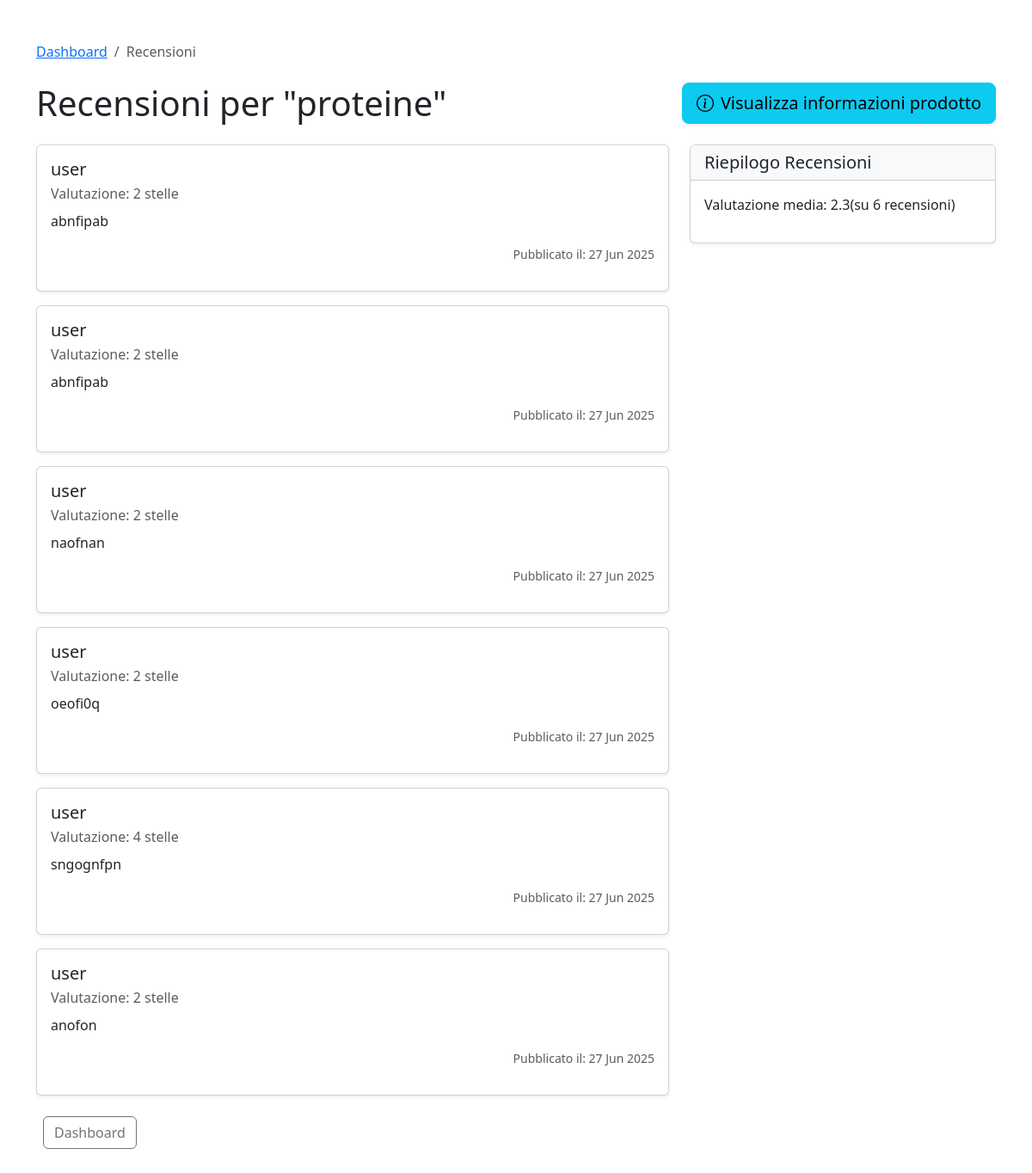
The app's page /review/see_reviews/1/ (signed in), older data.
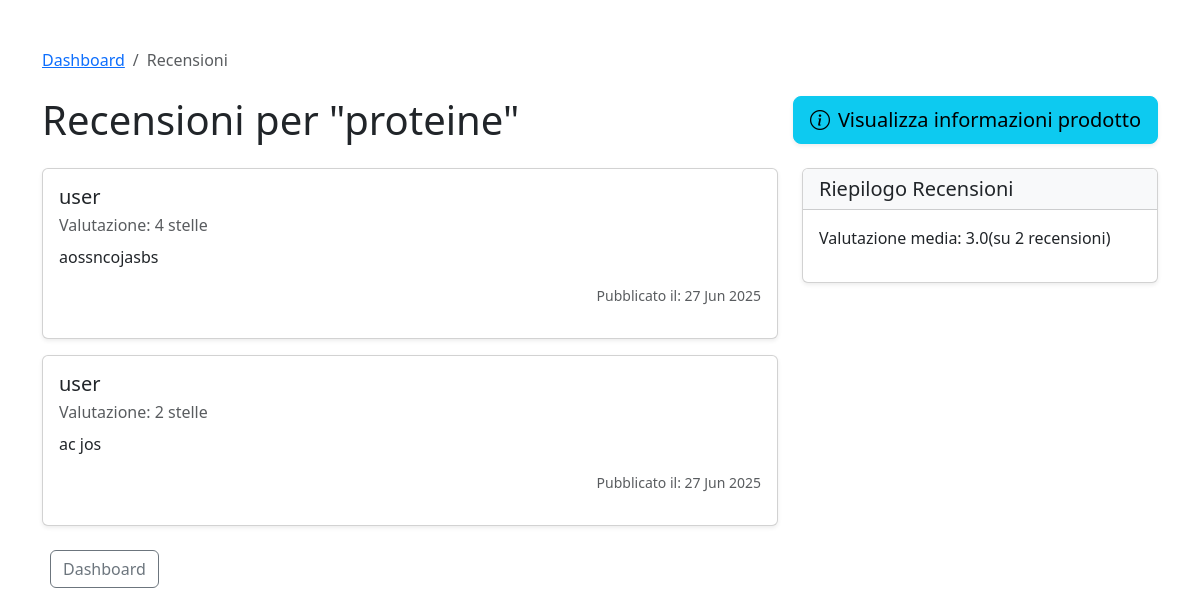
The same page, newer data.
### review/models.py (models this page shows, shortened)
class Review(models.Model):
    product = models.ForeignKey('products.Product', on_delete=models.CASCADE, related_name='reviews')
    user = models.ForeignKey('users.CustomUser', on_delete=models.CASCADE, related_name='reviews')
    rating = models.PositiveIntegerField(default=1)
    comment = models.TextField(blank=True, null=True)
    created_at = models.DateTimeField(auto_now_add=True)
    class Meta:
        permissions = (
            ('view_all_review', 'Can view all reviews'),
        )

### users/models.py (models this page shows, shortened)
class CustomUser(AbstractUser):
   phone_number = models.CharField(max_length=15, blank=True, null=True, validators=[
            RegexValidator(
                regex=r'^\+\d{2,3}\d{10}$',
                message="Il numero di telefono deve essere nel formato +CCXXXXXXXXXX o +CCCXXXXXXXXXX (prefisso di 2 o 3 cifre seguito da 10 cifre)."
            )
        ])
   payment_method = models.CharField(max_length=50, blank=True, null=True)
   favorite_list = models.ManyToManyField('products.Product', blank=True, related_name='favorited_by')
   objects = CustomUserManager()

### products/models.py (models this page shows, shortened)
class Product(models.Model):
    category = models.ManyToManyField(Category)  #todo: decide if meny-to-many or foreign key
    name = models.CharField(max_length=200, unique=True)
    description = models.TextField(blank=True)
    price = models.DecimalField(max_digits=10, decimal_places=2)
    stock = models.PositiveIntegerField()
    available = models.BooleanField(default=True)
    created = models.DateTimeField(auto_now_add=True)
    updated = models.DateTimeField(auto_now=True)  #todo: add the user who created the product
    image = models.ImageField(upload_to='product_images/', blank=True, null=True)
    added_by = models.ForeignKey('users.CustomUser', on_delete=models.SET_NULL, related_name='products_added', null=True, blank=True)
    modified_by = models.ForeignKey('users.CustomUser', on_delete=models.SET_NULL, related_name='products_modified', null=True, blank=True)
    class Meta:
        ordering = ('name',)

### review/views.py (the view)
# urls.py: path('see_reviews/<int:product_id>/', see_reviews, name='see_reviews'),
@login_required
def see_reviews(request, product_id):
    product = get_object_or_404(Product, id=product_id)
    reviews = product.reviews.all().order_by('-created_at')
    avg_rating = reviews.aggregate(Avg('rating'))['rating__avg'] if reviews.exists() else None
    context = {
        'product': product,
        'reviews': reviews,
        'avg_rating': avg_rating,
    }
    return render(request, 'reviews/see_reviews.html', context)

### templates/reviews/see_reviews.html (shortened to what this page needs)
{% extends "base.html" %}
{% load static %}
{% block content %}
<div class="container py-5">
    <nav aria-label="breadcrumb" class="mb-4">
        <ol class="breadcrumb">
            <li class="breadcrumb-item"><a href="{% url 'users:store_manager_dashboard' %}">Dashboard</a></li>
            <li class="breadcrumb-item active" aria-current="page">Recensioni</li>
        </ol>
    </nav>
    <div class="d-flex justify-content-between mb-4">
        <h1 class="mb-0">Recensioni per "{{ product.name }}"</h1>
        <a href="{% url 'products:product_info' product.id %}" class="btn btn-info btn-lg shadow-sm">
            <i class="bi bi-info-circle me-2"></i>Visualizza informazioni prodotto
        </a>
    </div>
    <div class="row">
        <div class="col-md-8">
            {% if reviews %}
                {% for review in reviews %}
                <div class="card mb-3 shadow-sm">
                    <div class="card-body">
                        <h5 class="card-title">{{ review.user.username }}</h5>
                        <p class="card-subtitle mb-2 text-muted">Valutazione: {{ review.rating }} stelle</p>
                        <p class="card-text">{{ review.comment }}</p>
                        <p class="text-end text-muted small">Pubblicato il: {{ review.created_at|date:"d M Y" }}</p>
                    </div>
                </div>
                {% endfor %}
            {% else %}
                <div class="alert alert-info" role="alert">
                    Ancora nessuna recensione per questo prodotto. Sii il primo a scriverne una!
                </div>
            {% endif %}
            <div class="mt-4">
                <a href="{% url 'users:store_manager_dashboard'%}" class="btn btn-outline-secondary ms-2">Dashboard</a>
            </div>
        </div>
        <div class="col-md-4">
            <div class="card shadow-sm">
                <div class="card-header bg-light">
                    <h5 class="mb-0">Riepilogo Recensioni</h5>
                </div>
                <div class="card-body">
                    <p>Valutazione media: {{ avg_rating|floatformat:1 }}(su {{ product.reviews.count }} recensioni)</p>
                    </div>
            </div>
        </div>
    </div>
</div>
{% endblock %}

Row changes from the older to the newer data that the page shows:
removed Review: user.username "user", rating "2", comment "abnfipab", created_at "27 Jun 2025"
removed Review: user.username "user", rating "2", comment "abnfipab", created_at "27 Jun 2025"
removed Review: user.username "user", rating "2", comment "naofnan", created_at "27 Jun 2025"
removed Review: user.username "user", rating "2", comment "oeofi0q", created_at "27 Jun 2025"
removed Review: user.username "user", rating "4", comment "sngognfpn", created_at "27 Jun 2025"
removed Review: user.username "user", rating "2", comment "anofon", created_at "27 Jun 2025"
changed Product "proteine": reviews.count "6" → "2"
added Review: user.username "user", rating "4", comment "aossncojasbs", created_at "27 Jun 2025"
added Review: user.username "user", rating "2", comment "ac jos", created_at "27 Jun 2025"
Text that changed along with them:
{{ avg_rating|floatformat:1 }}: "2.3" → "3.0"
